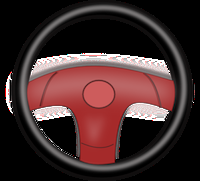
#> input picture src/wheel.png, 200 x 181 px
$ python -i panorama.py   (imports and definitions only)   (Python 2 division)
#> lines starting #> are read from the running program, lines starting #| are printed output that depends on the picture
#> further down, picture is the input picture: shape (181, 200, 3); mean B, G, R 43.5, 43.5, 66.7
# import the necessary packages
import numpy as np
import imutils
import cv2

class Stitcher:
	def __init__(self):
		# determine if we are using OpenCV v3.X
		self.isv3 = imutils.is_cv3()

	# [35 lines left out: function stitch, not called in this run]

	def detectAndDescribe(self, image):
		# convert the image to grayscale
		clahe = cv2.createCLAHE(clipLimit=2.0, tileGridSize=(8, 8))
		gray = cv2.cvtColor(image, cv2.COLOR_BGR2GRAY)
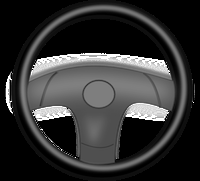
#> gray: shape (181, 200); min 0, max 255, mean 50.5
		#gray = clahe.apply(cv2.cvtColor(image, cv2.COLOR_BGR2GRAY))
		print gray.shape
#| (181, 200)

		# check to see if we are using OpenCV 3.X
		if self.isv3:
			# detect and extract features from the image
			descriptor = cv2.xfeatures2d.SIFT_create()
			(kps, features) = descriptor.detectAndCompute(image, None)

		# otherwise, we are using OpenCV 2.4.X
		else:
			# detect keypoints in the image
			detector = cv2.FeatureDetector_create("SIFT")
			kps = detector.detect(gray)
#> kps = 52 keypoints; strongest (x, y, size): (9, 77, 2.2), (10, 109, 2.2), (8, 105, 2.6), (69, 114, 2.3)

			# extract features from the image
			extractor = cv2.DescriptorExtractor_create("SIFT")
			(kps, features) = extractor.compute(gray, kps)

		# convert the keypoints from KeyPoint objects to NumPy
		# arrays
		kps = np.float32([kp.pt for kp in kps])
#> kps = 52 pairs, first value 8.46 to 171.5, second value 51.23 to 161.2

		# return a tuple of keypoints and features
		return (kps, features)

	# [52 lines left out: functions matchKeypoints, drawMatches, not called in this run]

>>> import cv2
>>> picture = cv2.imread('wheel.png')
>>> result = Stitcher().detectAndDescribe(picture)
#> result = 2 point arrays, longest 52 points
